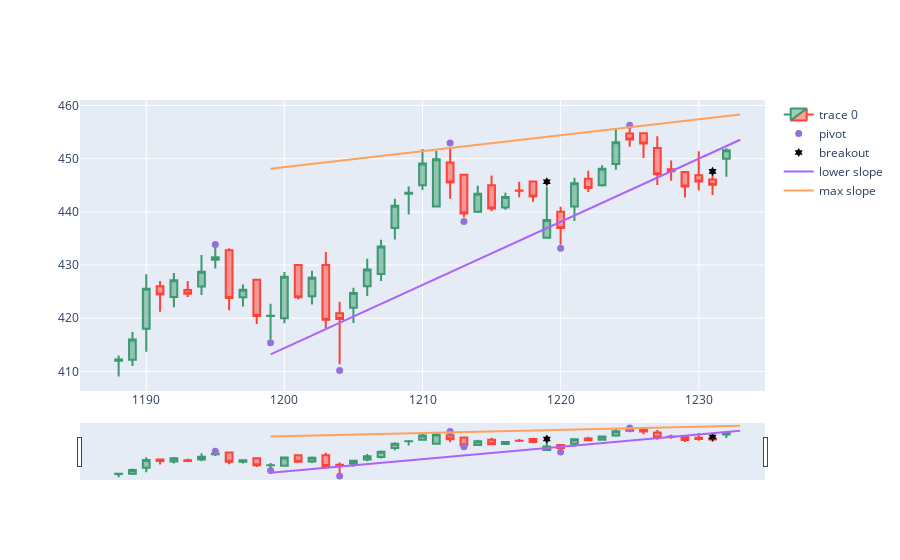

This figure's notebook cell:
### Code cell
cbInd = ChannelBreakoutIndicator(df)
cbInd.showIndicator(len(df), 30)
